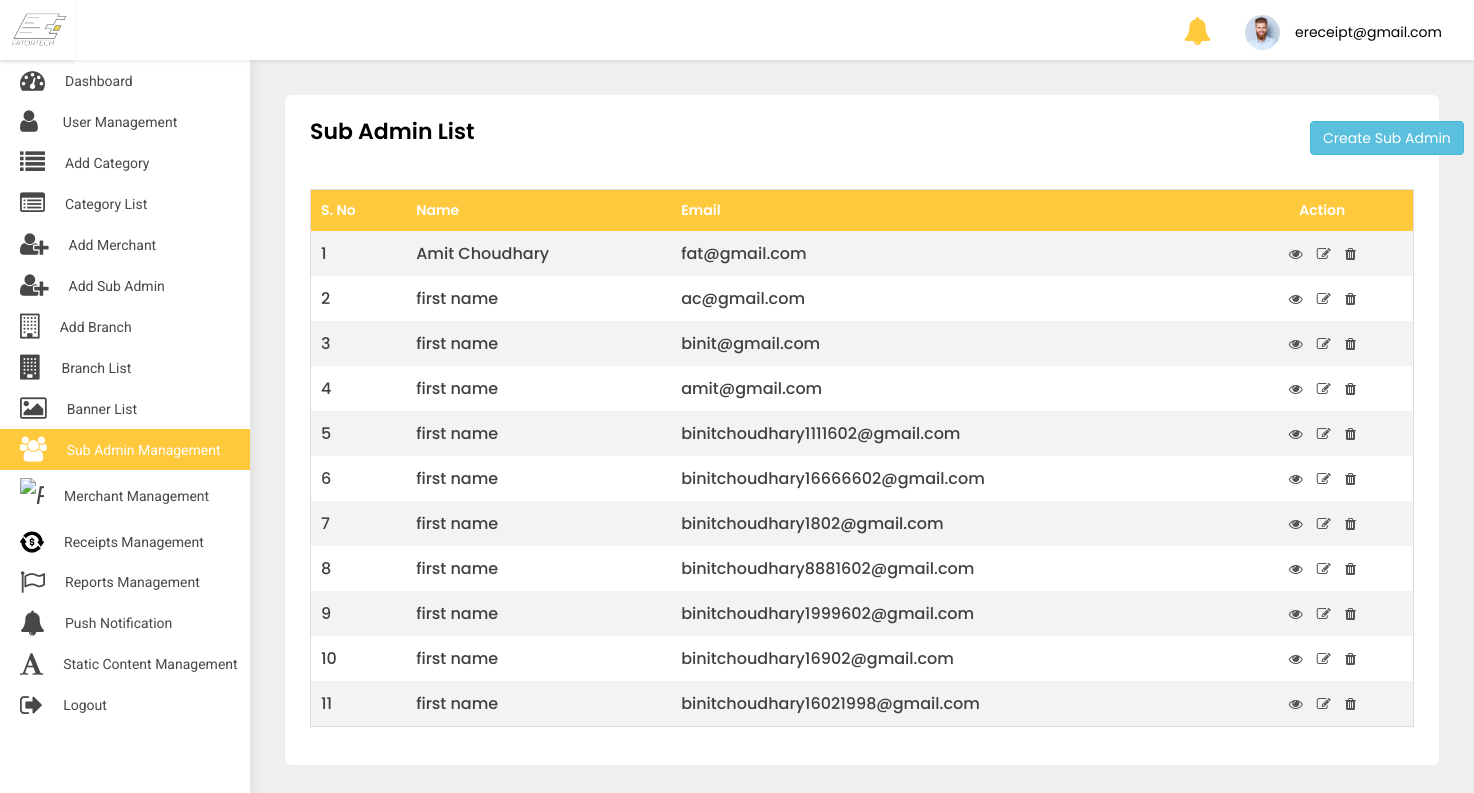
/adminpanel/sub-admin-list/ (signed in), run on an earlier commit of the app's database.
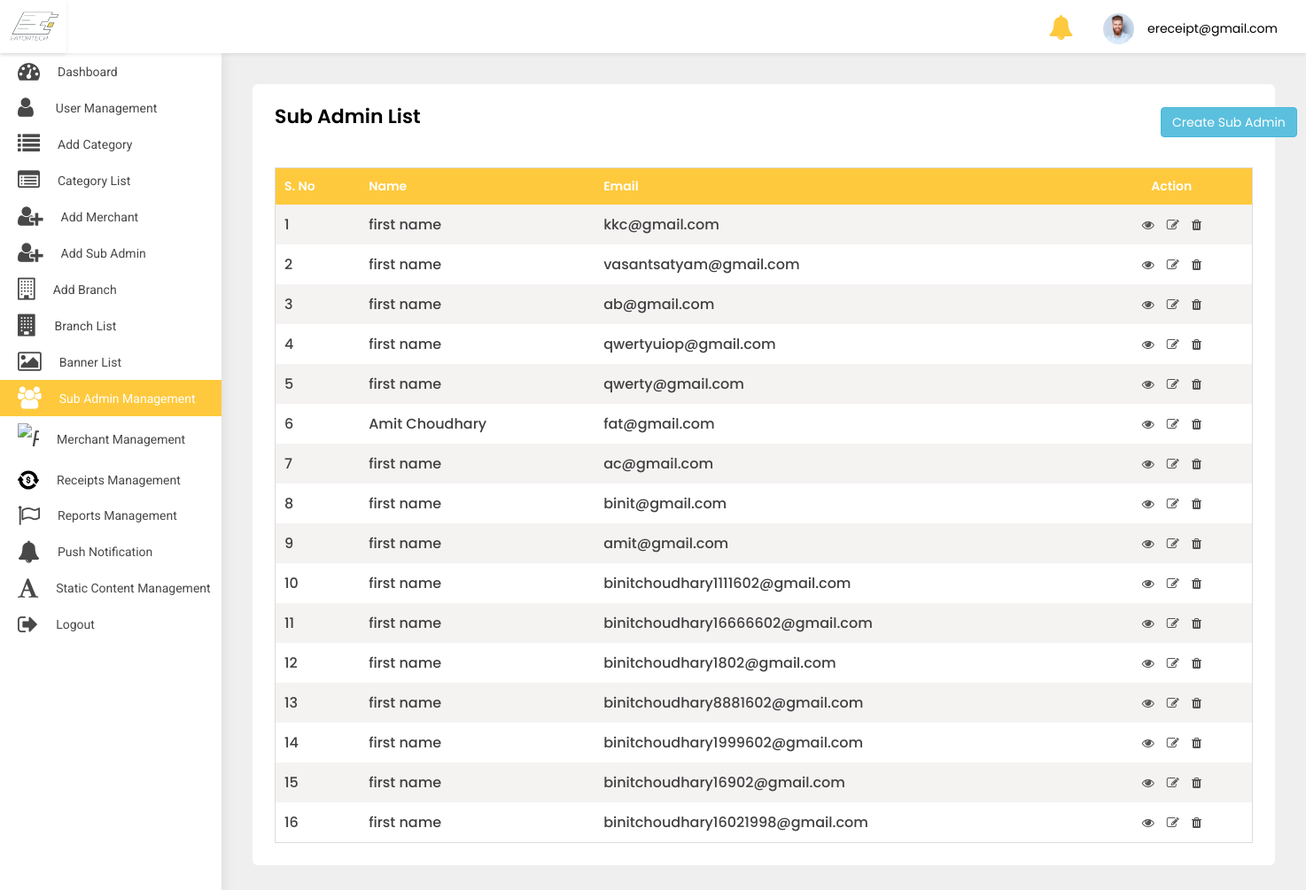
And on a later commit of the database.
### src/models.py (models this page shows)
class User(AbstractBaseUser, PermissionsMixin):
    first_name = models.CharField(default='first name', max_length=100)
    last_name = models.CharField(default='', max_length=100, null=True, blank=True)
    email = models.CharField(default='', max_length=255, unique=True)
    country_code = models.CharField(default='+91', max_length=10)
    phone_number = models.CharField(default='', max_length=18)
    profile_pic = models.ImageField(default='default_profile.png', null=True, blank=True)
    device_token = models.CharField(default='', max_length=500, null=True, blank=True)
    password = models.CharField(default='', max_length=100)
    confirm_password = models.CharField(default='', max_length=100)
    is_merchant = models.BooleanField(default=False)
    is_subadmin = models.BooleanField(default=False)
    created_at = models.DateTimeField(auto_now_add=True)
    is_active = models.BooleanField(default=True)
    is_staff = models.BooleanField(default=False)
    can_manage_merchant = models.BooleanField(default=False)
    can_manage_category = models.BooleanField(default=False)
    can_manage_branch = models.BooleanField(default=False)
    can_manage_receipts = models.BooleanField(default=False)
    can_manage_dashboard = models.BooleanField(default=False)
    objects = UserManager()
    USERNAME_FIELD = 'email'
    class Meta:
        ordering = ('-created_at',)

### adminpanel/views.py (the view)
# urls.py: path('sub-admin-list/', SubAdminList.as_view(), name='sub-admin-list'),
class SubAdminList(LoginRequiredMixin, ListView):
    login_url = 'adminpanel:login'
    model = User
    template_name = 'sub-admin-list.html'
    def get(self, request, *args, **kwargs):
        user = User.objects.filter(is_subadmin=True)
        return render(self.request, 'sub-admin-list.html', {'object_list': user})

### adminpanel/templates/sub-admin-list.html (shortened to what this page needs)
{% extends 'base-ereceipt.html' %}
{% block body %}
<div class="WrapperArea">
    <div class="WrapperBox">
        <div class="Small-Wrapper">
            <h4 class="Title">Sub Admin List</h4>
            <a href="{% url 'adminpanel:add-sub-admin' %}" class="btn btn-info" style="margin-left:1000px;margin-top:-38px;">Create Sub Admin</a>
            <div class="TableList">
                <div class="dragscroll">
                    <table>
                        <thead>
                        <tr>
                            <th>S. No</th>
                            <th>Name</th>
                            <th>Email</th>
                            <th>Action</th>
                        </tr>
                        </thead>
                        <tbody>
                        {% for object in object_list %}
                        <tr>
                            <td>{{forloop.counter}}</td>
                            <td>{{object.first_name}} {{object.last_name}}</td>
                            <td>{{object.email}}</td>
                            <td>
                                <a href="{% url 'adminpanel:sub-admin-detail' object.id %}"><i class="fa fa-eye"></i></a>
                                <a href="{% url 'adminpanel:update-sub-admin' object.id %}"><i class="fa fa-edit"></i></a>
                                <a href="{% url 'adminpanel:delete-sub-admin' object.id %}"><i class="fa fa-trash"></i></a>
                            </td>
                        </tr>
                        {% endfor %}
                        </tbody>
                    </table>
                </div>
            </div>
        </div>
    </div>
</div>
{% endblock body %}

### adminpanel/templates/base-ereceipt.html (shortened to what this page needs)
{% load static %}
<head>
    <link rel="stylesheet" type="text/css" href="{% static 'adminpanel/css/select2.min.min.css' %}">
    <link type="text/css" rel="stylesheet" href="{% static 'adminpanel/css/style.css' %}">
    <link rel="stylesheet" href="{% static 'adminpanel/css/media.css' %}">
</head>
<body>
<div class="Header">
    <div class="Logo">
        <img src="{% static 'adminpanel/images/logo.jpg' %}">
    </div>
    <div class="Navigation">
        {% if user.is_superuser %}
        <div class="header-notifications">
            <a href="{% url 'adminpanel:notification' %}">
                <i class="fa fa-bell fa-2x" aria-hidden="true"></i>
            </a>
        </div>
        {% endif %}
        {% if user.is_authenticated %}
        <div class="Avater">
            <a href="javascript:void(0);">
                <figure><img src="{% static 'adminpanel/images/profile.jpg' %}"></figure>
                {{user}} </a>
        </div>
        {% endif %}
    </div>
</div>
<div class="SidenavBar">
    <ul>
        {% if user.is_superuser %}
        <li class="nav-item nav-link {% if request.resolver_match.view_name  == 'adminpanel:dashboard' %}active{% endif %}">
            <a href="{% url 'adminpanel:dashboard'  %}">
                <span><i class="fa fa-tachometer"></i></span> Dashboard
            </a>
        </li>
        <li class="nav-item nav-link {% if request.resolver_match.view_name  == 'adminpanel:users-list' %}active{% endif %}">
            <a href="{% url 'adminpanel:users-list' %}">
                <span><i class="fa fa-user"></i></span> User Management
            </a>
        </li>
        <li class="nav-item nav-link {% if request.resolver_match.view_name  == 'adminpanel:category' %}active{% endif %}">
            <a href="{% url 'adminpanel:category' %}">
                <span><i class="fa fa-list"></i></span> Add Category
            </a>
        </li>
        <li class="nav-item nav-link {% if request.resolver_match.view_name  == 'adminpanel:category-list' %}active{% endif %}">
            <a href="{% url 'adminpanel:category-list' %}">
                <span><i class="fa fa-list-alt"></i></span>Category List
            </a>
        </li>
        <li class="nav-item nav-link {% if request.resolver_match.view_name  == 'adminpanel:add-merchant' %}active{% endif %}">
            <a href="{% url 'adminpanel:add-merchant' %}">
                <span><i class="fa fa-user-plus"></i></span> Add Merchant
            </a>
        </li>
        <li class="nav-item nav-link {% if request.resolver_match.view_name  == 'adminpanel:add-sub-admin' %}active{% endif %}">
            <a href="{% url 'adminpanel:add-sub-admin' %}">
                <span><i class="fa fa-user-plus"></i></span> Add Sub Admin
            </a>
        </li>
        <li class="nav-item nav-link {% if request.resolver_match.view_name  == 'adminpanel:add-branch' %}active{% endif %}">
            <a href="{% url 'adminpanel:add-branch' %}">
                <span><i class="fa fa-building-o"></i></span> Add Branch
            </a>
        </li>
        <li class="nav-item nav-link {% if request.resolver_match.view_name  == 'adminpanel:branch-list' %}active{% endif %}">
            <a href="{% url 'adminpanel:branch-list' %}">
                <span><i class="fa fa-building"></i></span>Branch List
            </a>
        </li>
        <li class="nav-item nav-link {% if request.resolver_match.view_name  == 'adminpanel:banner-list' %}active{% endif %}">
            <a href="{% url 'adminpanel:banner-list' %}">
                <span><i class="fa fa-image"></i></span>Banner List
            </a>
        </li>
        <li class="nav-item nav-link {% if request.resolver_match.view_name  == 'adminpanel:sub-admin-list' %}active{% endif %}">
            <a href="{% url 'adminpanel:sub-admin-list' %}">
                <span><i class="fa fa-users"></i></span>Sub Admin Management
            </a>
        </li>
        <li class="nav-item nav-link {% if request.resolver_match.view_name  == 'adminpanel:merchant-list' %}active{% endif %}">
            <a href="{% url 'adminpanel:merchant-list' %}">
                <span><i class="faImg"><img src="{% static 'adminpanel/images/profession.svg' %}" alt="paid"
                                            class="img-fluid"></i></span>
                <p>Merchant Management</p>
            </a>
        </li>
        <li class="nav-item nav-link {% if request.resolver_match.view_name  == 'adminpanel:receipt-list' %}active{% endif %}">
            <a href="{% url 'adminpanel:receipt-list' %}">
                <span><i class="faImg"><img src="{% static 'adminpanel/images/transaction.svg' %}" alt="paid"
                                            class="img-fluid"></i></span>
                <p>Receipts Management</p>
            </a>
        </li>
        <li class="nav-item nav-link {% if request.resolver_match.view_name  == 'adminpanel:reports' %}active{% endif %}">
            <a href="{% url 'adminpanel:reports' %}">
                <span><i class="fa fa-flag-o"></i></span>
                <p>Reports Management </p>
            </a>
        </li>
        <li class="nav-item nav-link {% if request.resolver_match.view_name  == 'adminpanel:send-notification' %}active{% endif %}">
            <a href="{% url 'adminpanel:send-notification' %}">
                <span><i class="fa fa-bell"></i></span>
                <p>Push Notification</p>
            </a>
        </li>
        <li class="nav-item nav-link {% if request.resolver_match.view_name  == 'adminpanel:static-content' %}active{% endif %}">
            <a href="{% url 'adminpanel:static-content' %}">
                <span><i class="fa fa-font"></i></span>
                <p>Static content Management</p>
            </a>
        </li>
        <li class="nav-item nav-link {% if request.resolver_match.view_name  == 'logout' %}active{% endif %}">
            <a href="{% url 'logout' %}">
                <span><i class="fa fa-sign-out"></i></span>
                <p>Logout</p>
            </a>
        </li>
        {% endif %}
    </ul>
</div>
{% block body %}
{% endblock body %}
</body>
</html>

### static/adminpanel/css/style.css (style rules this page uses)
body { margin: 0; padding: 0; font-family: 'Poppins', sans-serif !important; font-size: 13px; color: #3a3a3a; font-weight: 400; }
* { margin: 0px; padding: 0px; }
header, footer, aside, article, section, detail, nav, figure { position: relative; }
h1, h2, h3, h4, h5, h6, p { margin: 0; padding: 0; }
ul, li, ol { list-style-type: none; margin: 0; padding: 0; }
a { text-decoration: none; outline: none; }
img { border: 0; outline: none; max-width: 100%; }
table { width: 100%; }
p { margin: 0; padding: 0; }
.Header { box-shadow: 0 2px 4px rgba(0, 0, 0, .08); -webkit-box-shadow: 0 2px 4px rgba(0, 0, 0, .08); position: fixed; width: 100%; left: 0; top: 0; background-color: #fff; z-index: 99 }
.Header .Logo { width: 75px; text-align: center; padding: 5px 0; float: left; height: 60px; box-shadow: 0 2px 4px rgba(0, 0, 0, .08); }
.Header .Logo img { height: 100%; width: 100%; object-fit: cover; }
.Header .Navigation { transition: all 0.2s ease; margin-left: 235px; padding: 7px 3.2rem; width: calc(100% - 235px); text-align: right; height: 60px }
.Header .Navigation .Avater { margin: 5px 0 5px 30px; position: relative; display: inline-block }
.Header .Navigation .Avater a { display: flex; align-items: center; font-size: 14px; color: #000 }
.Header .Navigation .Avater a figure { width: 35px; border-radius: 50%; margin: 0 15px 0 0; overflow: hidden }
.Header .Navigation .header-notifications { margin: 5px 0 5px 30px; position: relative; display: inline-block; top:5px; }
.Header .Navigation .header-notifications a { display: flex; align-items: center; font-size: 14px; color: #fec93d; }
.SidenavBar { height: calc(100% - 60px); position: fixed; width: 250px; top: 60px; padding: 0; overflow: auto; box-shadow: 0 0 15px rgba(0, 0, 0, .1); background-color: #fff; z-index: 2; transition: 0.2s all ease-in-out; }
.SidenavBar ul { margin: 0 }
.SidenavBar ul li { margin: 0 }
.SidenavBar ul li a { display: flex; cursor: pointer; padding: 8px 20px 8px 20px; transition: 0.2s all ease-in-out; color: #484848; font-family: "Roboto"; font-size: 14px; text-transform: capitalize; position: relative; align-items: center; overflow: hidden; white-space: nowrap; }
.SidenavBar ul li a span { font-size: 25px; margin-right: 20px; }
.SidenavBar ul li:nth-child(2) a span { margin-right: 25px; }
.SidenavBar ul li.active a, .SidenavBar ul li a:hover { background-color: #fec93d; color: #fff; }
.WrapperArea { margin-left: 250px; flex: 1 1 auto; display: flex; flex-direction: column; margin-top: 60px; transition: 0.2s all ease-in-out; background-color: #efefef; }
.WrapperArea .WrapperBox { padding: 35px; background-color: #efefef; min-height: calc(100vh - 60px) }
.Small-Wrapper { background-color: #fff; padding: 25px; border-radius: 6px; height: 100%; min-height: calc(100vh - 130px); }
h4.Title { margin: 0 0 15px; font-weight: 600; color: #000; text-transform: capitalize; font-size: 22px }
.TableList table { border: 1px solid #dcdcdc }
.TableList table tr:nth-child(odd) { background-color: #f5f2f2 }
.TableList table tr th, .TableList table tr td { padding: 10px 10px }
.TableList table tr th { background-color: #fec93d; font-weight: 600; text-transform: capitalize; color: #fff; font-size: 14px; background-image: url(../images/sorting.png); background-repeat: no-repeat; background-position: 96% 50% }
.TableList table tr td { font-weight: 500; color: #404040 }
.TableList table tr th:last-child, .TableList table tr td:last-child { text-align: center; min-width: 105px }
.TableList table tr td:last-child a { color: #545454; margin: 0 5px; font-size: 14px; display: inline-block }
.dragscroll { overflow: auto; }
.faImg { width: 24px !important; display: block; }
.TableList { margin-top:30px; }

What changed in the data, as far as the page shows it:
added User: first_name "first name", email "kkc@gmail.com"
added User: first_name "first name", email "vasantsatyam@gmail.com"
added User: first_name "first name", email "ab@gmail.com"
added User: first_name "first name", email "qwertyuiop@gmail.com"
added User: first_name "first name", email "qwerty@gmail.com"
